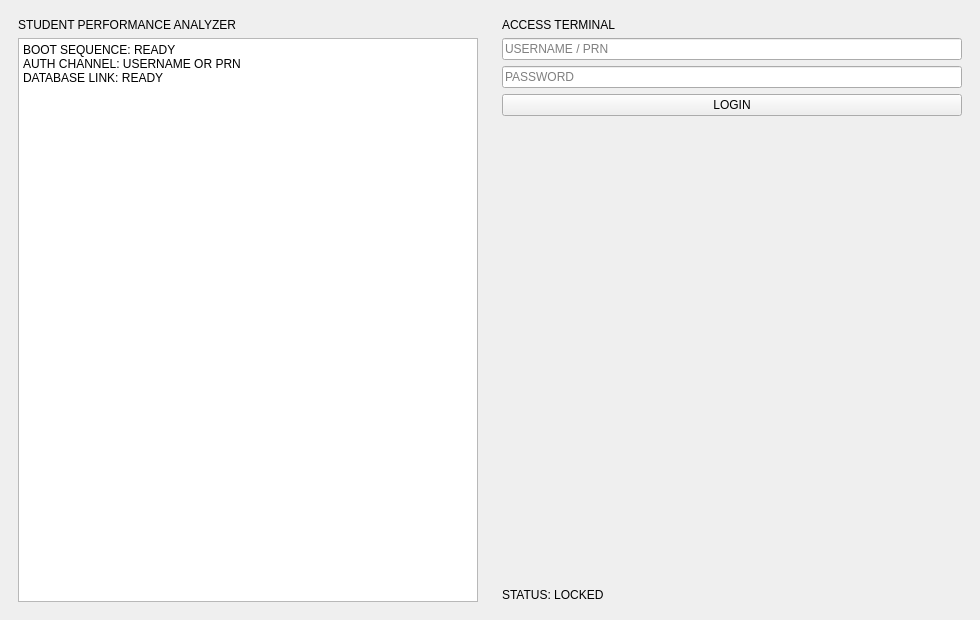
<?xml version="1.0" encoding="UTF-8"?>
<ui version="4.0">
 <class>LoginWindow</class>
 <widget class="QMainWindow" name="LoginWindow">
  <property name="geometry"><rect><x>0</x><y>0</y><width>980</width><height>620</height></rect></property>
  <property name="windowTitle"><string>SPA LOGIN NODE</string></property>
  <widget class="QWidget" name="centralwidget">
   <layout class="QHBoxLayout" name="mainLayout">
    <item stretch="2">
     <widget class="QFrame" name="leftPanel">
      <layout class="QVBoxLayout" name="leftLayout">
       <item><widget class="QLabel" name="appTitle"><property name="text"><string>STUDENT PERFORMANCE ANALYZER</string></property></widget></item>
       <item><widget class="QTextEdit" name="terminalOutput"><property name="readOnly"><bool>true</bool></property><property name="plainText"><string>BOOT SEQUENCE: READY
AUTH CHANNEL: USERNAME OR PRN
DATABASE LINK: READY</string></property></widget></item>
      </layout>
     </widget>
    </item>
    <item stretch="1">
     <widget class="QFrame" name="loginPanel">
      <layout class="QVBoxLayout" name="formLayout">
       <item><widget class="QLabel" name="profileTitle"><property name="text"><string>ACCESS TERMINAL</string></property></widget></item>
       <item><widget class="QLineEdit" name="identifierInput"><property name="placeholderText"><string>USERNAME / PRN</string></property></widget></item>
       <item><widget class="QLineEdit" name="passwordInput"><property name="echoMode"><enum>QLineEdit::EchoMode::Password</enum></property><property name="placeholderText"><string>PASSWORD</string></property></widget></item>
       <item><widget class="QPushButton" name="loginButton"><property name="text"><string>LOGIN</string></property></widget></item>
       <item><spacer name="loginSpacer"><property name="orientation"><enum>Qt::Orientation::Vertical</enum></property><property name="sizeHint" stdset="0"><size><width>20</width><height>220</height></size></property></spacer></item>
       <item><widget class="QLabel" name="statusLabel"><property name="text"><string>STATUS: LOCKED</string></property></widget></item>
      </layout>
     </widget>
    </item>
   </layout>
  </widget>
 </widget>
 <resources/>
 <connections/>
</ui>
